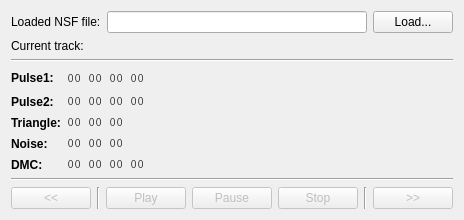
<?xml version="1.0" encoding="UTF-8"?>
<ui version="4.0">
 <class>CMainWidget</class>
 <widget class="QWidget" name="CMainWidget">
  <property name="geometry">
   <rect>
    <x>0</x>
    <y>0</y>
    <width>462</width>
    <height>214</height>
   </rect>
  </property>
  <property name="windowTitle">
   <string>PurrFX NSF player</string>
  </property>
  <layout class="QVBoxLayout" name="layMain">
   <item>
    <layout class="QHBoxLayout" name="layFile">
     <item>
      <widget class="QLabel" name="lblFile">
       <property name="text">
        <string>Loaded NSF file:</string>
       </property>
      </widget>
     </item>
     <item>
      <widget class="QLineEdit" name="edtFile">
       <property name="readOnly">
        <bool>true</bool>
       </property>
      </widget>
     </item>
     <item>
      <widget class="QPushButton" name="btnLoad">
       <property name="sizePolicy">
        <sizepolicy hsizetype="Minimum" vsizetype="Fixed">
         <horstretch>0</horstretch>
         <verstretch>0</verstretch>
        </sizepolicy>
       </property>
       <property name="text">
        <string>Load...</string>
       </property>
      </widget>
     </item>
    </layout>
   </item>
   <item>
    <layout class="QHBoxLayout" name="layTrack">
     <item>
      <widget class="QLabel" name="lblTrack">
       <property name="text">
        <string>Current track: </string>
       </property>
      </widget>
     </item>
    </layout>
   </item>
   <item>
    <widget class="Line" name="line">
     <property name="orientation">
      <enum>Qt::Horizontal</enum>
     </property>
    </widget>
   </item>
   <item>
    <layout class="QGridLayout" name="layRegisters">
     <item row="0" column="2">
      <widget class="QLabel" name="lblRegister4001">
       <property name="font">
        <font>
         <family>Courier</family>
        </font>
       </property>
       <property name="text">
        <string>00</string>
       </property>
      </widget>
     </item>
     <item row="4" column="1">
      <widget class="QLabel" name="lblRegister4010">
       <property name="font">
        <font>
         <family>Courier</family>
        </font>
       </property>
       <property name="text">
        <string>00</string>
       </property>
      </widget>
     </item>
     <item row="1" column="4">
      <widget class="QLabel" name="lblRegister4007">
       <property name="font">
        <font>
         <family>Courier</family>
        </font>
       </property>
       <property name="text">
        <string>00</string>
       </property>
      </widget>
     </item>
     <item row="4" column="2">
      <widget class="QLabel" name="lblRegister4011">
       <property name="font">
        <font>
         <family>Courier</family>
        </font>
       </property>
       <property name="text">
        <string>00</string>
       </property>
      </widget>
     </item>
     <item row="0" column="1">
      <widget class="QLabel" name="lblRegister4000">
       <property name="font">
        <font>
         <family>Courier</family>
        </font>
       </property>
       <property name="text">
        <string>00</string>
       </property>
      </widget>
     </item>
     <item row="3" column="3">
      <widget class="QLabel" name="lblRegister400F">
       <property name="font">
        <font>
         <family>Courier</family>
        </font>
       </property>
       <property name="text">
        <string>00</string>
       </property>
      </widget>
     </item>
     <item row="3" column="2">
      <widget class="QLabel" name="lblRegister400E">
       <property name="font">
        <font>
         <family>Courier</family>
        </font>
       </property>
       <property name="text">
        <string>00</string>
       </property>
      </widget>
     </item>
     <item row="1" column="1">
      <widget class="QLabel" name="lblRegister4004">
       <property name="font">
        <font>
         <family>Courier</family>
        </font>
       </property>
       <property name="text">
        <string>00</string>
       </property>
      </widget>
     </item>
     <item row="0" column="4">
      <widget class="QLabel" name="lblRegister4003">
       <property name="font">
        <font>
         <family>Courier</family>
        </font>
       </property>
       <property name="text">
        <string>00</string>
       </property>
      </widget>
     </item>
     <item row="2" column="2">
      <widget class="QLabel" name="lblRegister400A">
       <property name="font">
        <font>
         <family>Courier</family>
        </font>
       </property>
       <property name="text">
        <string>00</string>
       </property>
      </widget>
     </item>
     <item row="4" column="3">
      <widget class="QLabel" name="lblRegister4012">
       <property name="font">
        <font>
         <family>Courier</family>
        </font>
       </property>
       <property name="text">
        <string>00</string>
       </property>
      </widget>
     </item>
     <item row="4" column="4">
      <widget class="QLabel" name="lblRegister4013">
       <property name="font">
        <font>
         <family>Courier</family>
        </font>
       </property>
       <property name="text">
        <string>00</string>
       </property>
      </widget>
     </item>
     <item row="2" column="1">
      <widget class="QLabel" name="lblRegister4008">
       <property name="font">
        <font>
         <family>Courier</family>
        </font>
       </property>
       <property name="text">
        <string>00</string>
       </property>
      </widget>
     </item>
     <item row="2" column="3">
      <widget class="QLabel" name="lblRegister400B">
       <property name="font">
        <font>
         <family>Courier</family>
        </font>
       </property>
       <property name="text">
        <string>00</string>
       </property>
      </widget>
     </item>
     <item row="0" column="5">
      <spacer name="horizontalSpacer">
       <property name="orientation">
        <enum>Qt::Horizontal</enum>
       </property>
       <property name="sizeHint" stdset="0">
        <size>
         <width>40</width>
         <height>20</height>
        </size>
       </property>
      </spacer>
     </item>
     <item row="1" column="2">
      <widget class="QLabel" name="lblRegister4005">
       <property name="font">
        <font>
         <family>Courier</family>
        </font>
       </property>
       <property name="text">
        <string>00</string>
       </property>
      </widget>
     </item>
     <item row="0" column="3">
      <widget class="QLabel" name="lblRegister4002">
       <property name="font">
        <font>
         <family>Courier</family>
        </font>
       </property>
       <property name="text">
        <string>00</string>
       </property>
      </widget>
     </item>
     <item row="3" column="1">
      <widget class="QLabel" name="lblRegister400C">
       <property name="font">
        <font>
         <family>Courier</family>
        </font>
       </property>
       <property name="text">
        <string>00</string>
       </property>
      </widget>
     </item>
     <item row="1" column="3">
      <widget class="QLabel" name="lblRegister4006">
       <property name="font">
        <font>
         <family>Courier</family>
        </font>
       </property>
       <property name="text">
        <string>00</string>
       </property>
      </widget>
     </item>
     <item row="0" column="0">
      <widget class="QLabel" name="lblRegistersPulse1">
       <property name="font">
        <font>
         <weight>75</weight>
         <bold>true</bold>
        </font>
       </property>
       <property name="text">
        <string>Pulse1:</string>
       </property>
      </widget>
     </item>
     <item row="1" column="0">
      <widget class="QLabel" name="lblRegistersPulse2">
       <property name="font">
        <font>
         <weight>75</weight>
         <bold>true</bold>
        </font>
       </property>
       <property name="text">
        <string>Pulse2:</string>
       </property>
      </widget>
     </item>
     <item row="2" column="0">
      <widget class="QLabel" name="lblRegistersTriangle">
       <property name="font">
        <font>
         <weight>75</weight>
         <bold>true</bold>
        </font>
       </property>
       <property name="text">
        <string>Triangle:</string>
       </property>
      </widget>
     </item>
     <item row="3" column="0">
      <widget class="QLabel" name="lblRegistersNoise">
       <property name="font">
        <font>
         <weight>75</weight>
         <bold>true</bold>
        </font>
       </property>
       <property name="text">
        <string>Noise:</string>
       </property>
      </widget>
     </item>
     <item row="4" column="0">
      <widget class="QLabel" name="lblRegistersDMC">
       <property name="font">
        <font>
         <weight>75</weight>
         <bold>true</bold>
        </font>
       </property>
       <property name="text">
        <string>DMC:</string>
       </property>
      </widget>
     </item>
    </layout>
   </item>
   <item>
    <widget class="Line" name="line_4">
     <property name="orientation">
      <enum>Qt::Horizontal</enum>
     </property>
    </widget>
   </item>
   <item>
    <layout class="QHBoxLayout" name="layControl">
     <item>
      <widget class="QPushButton" name="btnPrev">
       <property name="enabled">
        <bool>false</bool>
       </property>
       <property name="text">
        <string>&lt;&lt;</string>
       </property>
      </widget>
     </item>
     <item>
      <widget class="Line" name="line_2">
       <property name="orientation">
        <enum>Qt::Vertical</enum>
       </property>
      </widget>
     </item>
     <item>
      <widget class="QPushButton" name="btnPlay">
       <property name="enabled">
        <bool>false</bool>
       </property>
       <property name="text">
        <string>Play</string>
       </property>
      </widget>
     </item>
     <item>
      <widget class="QPushButton" name="btnPause">
       <property name="enabled">
        <bool>false</bool>
       </property>
       <property name="text">
        <string>Pause</string>
       </property>
      </widget>
     </item>
     <item>
      <widget class="QPushButton" name="btnStop">
       <property name="enabled">
        <bool>false</bool>
       </property>
       <property name="text">
        <string>Stop</string>
       </property>
      </widget>
     </item>
     <item>
      <widget class="Line" name="line_3">
       <property name="orientation">
        <enum>Qt::Vertical</enum>
       </property>
      </widget>
     </item>
     <item>
      <widget class="QPushButton" name="btnNext">
       <property name="enabled">
        <bool>false</bool>
       </property>
       <property name="text">
        <string>&gt;&gt;</string>
       </property>
      </widget>
     </item>
    </layout>
   </item>
  </layout>
 </widget>
 <resources/>
 <connections/>
</ui>
